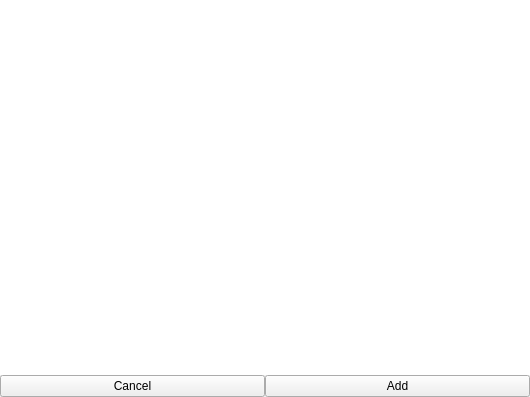
<?xml version="1.0" encoding="UTF-8"?>
<ui version="4.0">
 <class>filepathSelectorDialog</class>
 <widget class="QWidget" name="filepathSelectorDialog">
  <property name="geometry">
   <rect>
    <x>0</x>
    <y>0</y>
    <width>530</width>
    <height>397</height>
   </rect>
  </property>
  <property name="sizePolicy">
   <sizepolicy hsizetype="Preferred" vsizetype="Minimum">
    <horstretch>0</horstretch>
    <verstretch>0</verstretch>
   </sizepolicy>
  </property>
  <property name="windowTitle">
   <string>Form</string>
  </property>
  <property name="styleSheet">
   <string notr="true">QTreeView
{
	border:0 px solid;
	background-color:white;
}</string>
  </property>
  <layout class="QVBoxLayout" name="verticalLayout">
   <property name="spacing">
    <number>0</number>
   </property>
   <property name="leftMargin">
    <number>0</number>
   </property>
   <property name="topMargin">
    <number>0</number>
   </property>
   <property name="rightMargin">
    <number>0</number>
   </property>
   <property name="bottomMargin">
    <number>0</number>
   </property>
   <item>
    <widget class="QTreeView" name="treeView">
     <property name="sizePolicy">
      <sizepolicy hsizetype="Expanding" vsizetype="Expanding">
       <horstretch>0</horstretch>
       <verstretch>0</verstretch>
      </sizepolicy>
     </property>
     <property name="styleSheet">
      <string notr="true"/>
     </property>
     <attribute name="headerVisible">
      <bool>false</bool>
     </attribute>
     <attribute name="headerDefaultSectionSize">
      <number>31</number>
     </attribute>
    </widget>
   </item>
   <item>
    <layout class="QHBoxLayout" name="horizontalLayout">
     <item>
      <widget class="QPushButton" name="cancelButton">
       <property name="text">
        <string>Cancel</string>
       </property>
       <attribute name="buttonGroup">
        <string notr="true">buttonGroup</string>
       </attribute>
      </widget>
     </item>
     <item>
      <widget class="QPushButton" name="insertPathButton">
       <property name="text">
        <string>Add</string>
       </property>
       <attribute name="buttonGroup">
        <string notr="true">buttonGroup</string>
       </attribute>
      </widget>
     </item>
    </layout>
   </item>
  </layout>
 </widget>
 <resources/>
 <connections/>
 <buttongroups>
  <buttongroup name="buttonGroup"/>
 </buttongroups>
</ui>
